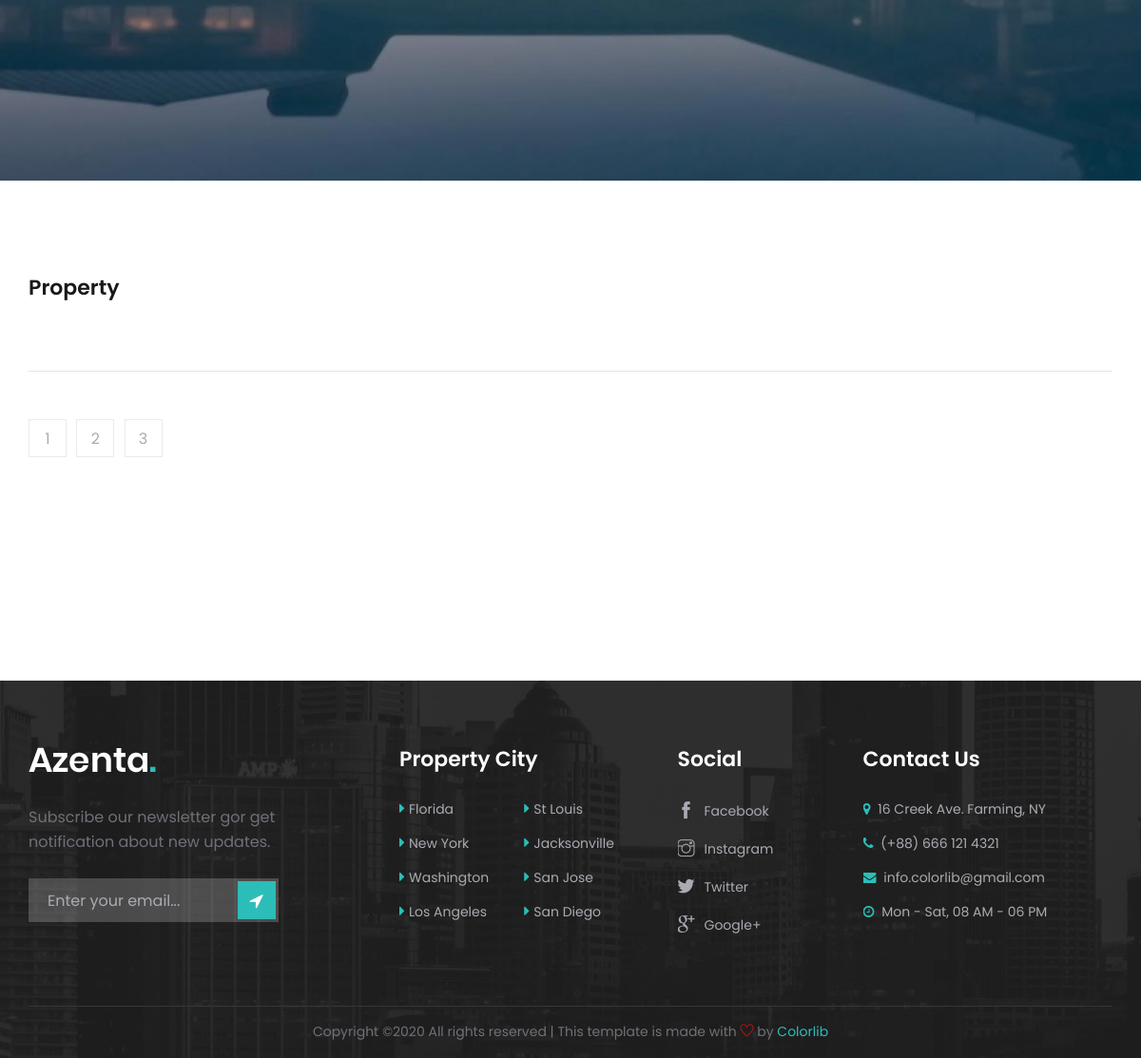
The page /property.php (lower part) on the database as committed earlier.
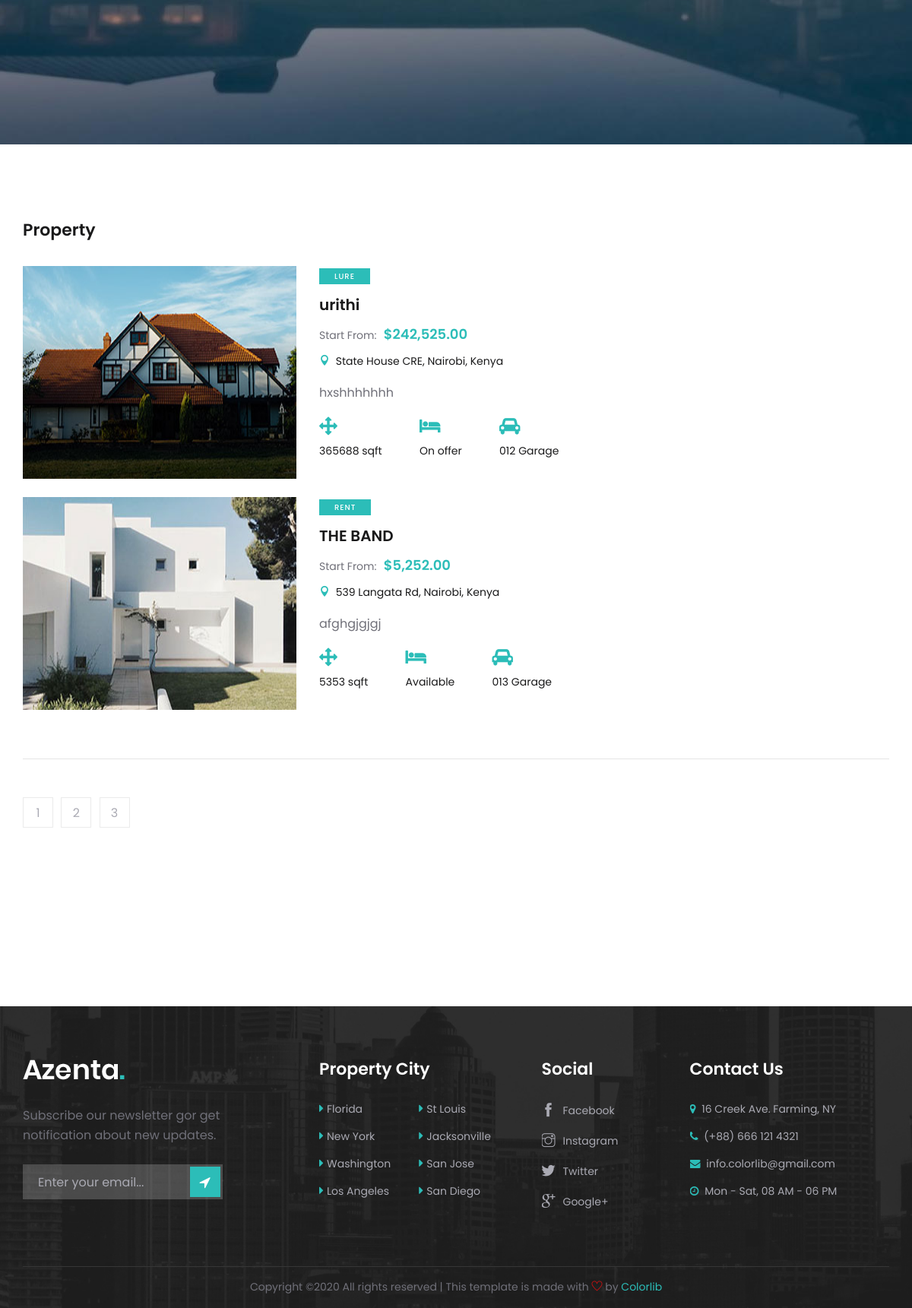
The same page on the database as committed later.
### tables this page shows
CREATE TABLE `properties` (
  `id` int(11) NOT NULL,
  `title` text NOT NULL,
  `category` text NOT NULL,
  `location` varchar(100) NOT NULL,
  `sale_type` text NOT NULL,
  `bedrooms` varchar(50) NOT NULL,
  `price` varchar(50) NOT NULL,
  `area` int(45) NOT NULL,
  `garage` varchar(343) NOT NULL,
  `description` longtext NOT NULL,
  `image` text NOT NULL,
  `added_on` timestamp NOT NULL DEFAULT CURRENT_TIMESTAMP ON UPDATE CURRENT_TIMESTAMP
);

### property.php (the view, shortened to what this page needs)
<?php
include('connect.php');
$properties = mysqli_query($dbconnect,"select * from properties" );
?>
<!DOCTYPE html>
<html lang="zxx">
<head>
    <link rel="stylesheet" href="css/bootstrap.min.css" type="text/css">
    <link rel="stylesheet" href="css/font-awesome.min.css" type="text/css">
    <link rel="stylesheet" href="css/elegant-icons.css" type="text/css">
    <link rel="stylesheet" href="css/themify-icons.css" type="text/css">
    <link rel="stylesheet" href="css/nice-select.css" type="text/css">
    <link rel="stylesheet" href="css/jquery-ui.min.css" type="text/css">
    <link rel="stylesheet" href="css/owl.carousel.min.css" type="text/css">
    <link rel="stylesheet" href="css/magnific-popup.css" type="text/css">
    <link rel="stylesheet" href="css/slicknav.min.css" type="text/css">
    <link rel="stylesheet" href="css/style.css" type="text/css">
</head>
<body>
        <div class="single-hero-item set-bg" data-setbg="img/hero/hero-3.jpg">
        </div>
    <section class="property-section spad">
        <div class="container">
            <div class="row">
                <div class="col-lg-12">
                    <h4 class="property-title">Property</h4>
                    <div class="property-list">
                        <div class="single-property-item">
                        <?php while ($property=mysqli_fetch_assoc($properties)) { ?>
                            <div class="row">
                                <div class="col-md-4">
                                    <div class="property-pic">
                                        <img src="uploads/<?php echo $property['image'] ?>" alt="">
                                    </div>
                                </div>
                                <div class="col-md-4">
                                    <div class="property-text">
                                        <div class="s-text"><?php echo $property['sale_type'] ?></div>
                                        <h5 class="r-title"><?php echo $property['title'] ?></h5>
                                        <div class="room-price">
                                            <span>Start From:</span>
                                            <h5><?php echo $property['price'] ?></h5>
                                        </div>
                                        <div class="properties-location"><i class="icon_pin"></i> <?php echo $property['location'] ?></div>
                                        <p><?php echo $property['description'] ?></p>
                                        <ul class="room-features">
                                            <li>
                                                <i class="fa fa-arrows"></i>
                                                <p><?php echo $property['area'] ?> sqft</p>
                                            </li>
                                            <li>
                                                <i class="fa fa-bed"></i>
                                                <p><?php echo $property['bedrooms'] ?></p>
                                            </li>
                                            <li>
                                                <i class="fa fa-car"></i>
                                                <p>01<?php echo $property['garage'] ?> Garage</p>
                                            </li>
                                        </ul>
                                    </div>
                                </div>
                            </div>
                            <br>
                        <?php } ?>
                        </div>
                    <div class="property-pagination">
                        <a href="#">1</a>
                        <a href="#">2</a>
                        <a href="#">3</a>
                    </div>
                </div>
            </div>
        </div>
    </section>
    <div class="partner-section">
        <div class="container">
        </div>
    </div>
    <footer class="footer-section set-bg" data-setbg="img/footer-bg.jpg">
        <div class="container">
            <div class="footer-text">
                <div class="row">
                    <div class="col-lg-3">
                        <div class="footer-logo">
                            <div class="logo">
                                <a href="#"><img src="img/footer-logo.png" alt=""></a>
                            </div>
                            <p>Subscribe our newsletter gor get notification about new updates.</p>
                            <form action="index.php" class="newslatter-form" method="post">
                                <input type="text" placeholder="Enter your email..." name="subscribe">
                                <button type="submit" name="submit"><i class="fa fa-location-arrow"></i></button>
                            </form>
                        </div>
                    </div>
                    <div class="col-lg-3 offset-lg-1">
                        <div class="footer-widget">
                            <h4>Property City</h4>
                            <ul>
                                <li><i class="fa fa-caret-right"></i> <a href="#">Florida</a></li>
                                <li><i class="fa fa-caret-right"></i> <a href="#">New York</a></li>
                                <li><i class="fa fa-caret-right"></i> <a href="#">Washington</a></li>
                                <li><i class="fa fa-caret-right"></i> <a href="#">Los Angeles</a></li>
                            </ul>
                            <ul>
                                <li><i class="fa fa-caret-right"></i> <a href="#">St Louis</a></li>
                                <li><i class="fa fa-caret-right"></i> <a href="#">Jacksonville</a></li>
                                <li><i class="fa fa-caret-right"></i> <a href="#">San Jose</a></li>
                                <li><i class="fa fa-caret-right"></i> <a href="#">San Diego</a></li>
                            </ul>
                        </div>
                    </div>
                    <div class="col-lg-2">
                        <div class="footer-widget">
                            <h4>Social</h4>
                            <ul class="social">
                                <li><i class="ti-facebook"></i> <a href="#">Facebook</a></li>
                                <li><i class="ti-instagram"></i> <a href="#">Instagram</a></li>
                                <li><i class="ti-twitter-alt"></i> <a href="#">Twitter</a></li>
                                <li><i class="ti-google"></i> <a href="#">Google+</a></li>
                            </ul>
                        </div>
                    </div>
                    <div class="col-lg-3">
                        <div class="footer-widget">
                            <h4>Contact Us</h4>
                            <ul class="contact-option">
                                <li><i class="fa fa-map-marker"></i> 16 Creek Ave. Farming, NY</li>
                                <li><i class="fa fa-phone"></i> (+88) 666 121 4321</li>
                                <li><i class="fa fa-envelope"></i> info.colorlib@gmail.com</li>
                                <li><i class="fa fa-clock-o"></i> Mon - Sat, 08 AM - 06 PM</li>
                            </ul>
                        </div>
                    </div>
                </div>
            </div>
            <div class="copyright-text">
                <p><p>
  Copyright &copy;<script>document.write(new Date().getFullYear());</script> All rights reserved | This template is made with <i class="ti-heart" aria-hidden="true"></i> by <a href="https://colorlib.com" target="_blank">Colorlib</a>
  </p></p>
            </div>
        </div>
    </footer>
</body>
</html>

Rows that differ between the two databases and show on the page:
added properties: image (picture), sale_type "LURE", title "urithi", price "$242,525.00", location "State House CRE, Nairobi, Kenya", description "hxshhhhhhh", area "365688", bedrooms "On offer", garage "2"
added properties: image (picture), sale_type "RENT", title "THE BAND", price "$5,252.00", location "539 Langata Rd, Nairobi, Kenya", description "afghgjgjgj", area "5353", bedrooms "Available", garage "3"
